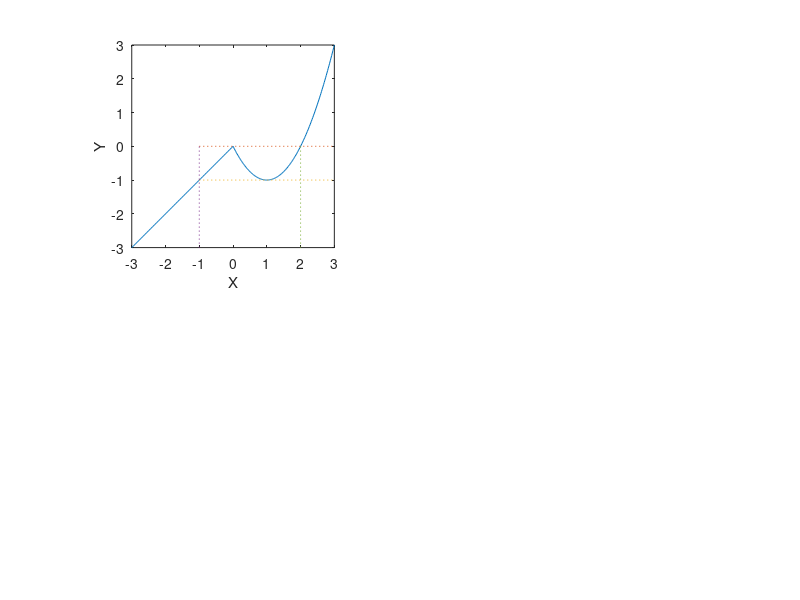

Write the MATLAB code that produced this figure. (Note: this script raises an error after producing the figure.)
% Illustration of the extension principle

delta = 0.02;
x1 = (-3:delta:0)';
x2 = (delta:delta:3)';
x = [x1; x2];

y1 = x1;
y2 = (x2-1).^2-1;
y = [y1; y2];

subplot(221);
plot(x, y);
axis([min(x) max(x) min(y) max(y)]);
axis('square');
hold on;
plot([-1 max(x)], [0 0], ':');
plot([-1 max(x)], [-1 -1], ':');
plot([-1 -1], [-3 0], ':');
plot([2 2], [-3 0], ':');
hold off;
xlabel('X'); ylabel('Y');
text(0, 1.2, 'y = f(x)', 'horizon', 'center');

subplot(223);
a = 1.5; b = 2; c = 0.5;
mux = gbell_mf(x, [a, b, c]);
plot(x, mux);
axis('square');
axis([min(x) max(x) 0 1.2]);
hold on;
plot([-1 -1], [0 1.2], ':');
plot([2 2], [0 1.2], ':');
hold off;
xlabel('X'); ylabel('Membership Grades');
text(0.5, 1.1, 'A', 'horizon', 'center');

y1 = (-3:delta:-1)';
y2 = (-1+delta:delta:0)';
y3 = (delta:delta:3)';
y = [y1; y2; y3];

x1 = y1;
muy1 = gbell_mf(x1, [a, b, c]);

x2_1 = y2;
muy2_1 = gbell_mf(x2_1, [a, b, c]);
x2_2 = -(y2+1).^0.5+1;
muy2_2 = gbell_mf(x2_2, [a, b, c]);
x2_3 =  (y2+1).^0.5+1;
muy2_3 = gbell_mf(x2_3, [a, b, c]);
tmp1 = max(muy2_1, muy2_2);
muy2 = max(tmp1, muy2_3);

x3 = (y3+1).^0.5+1;
muy3 = gbell_mf(x3, [a, b, c]);

muy = [muy1; muy2; muy3];
subplot(222);
plot(muy, y);
axis([0 1.2 min(y) max(y)]);
axis('square');
hold on;
plot([0 1.2], [0 0], ':');
plot([0 1.2], [-1 -1], ':');
hold off;
xlabel('Membership Grades'); ylabel('Y');
text(0.75, 1.2, 'B', 'horizon', 'center');
